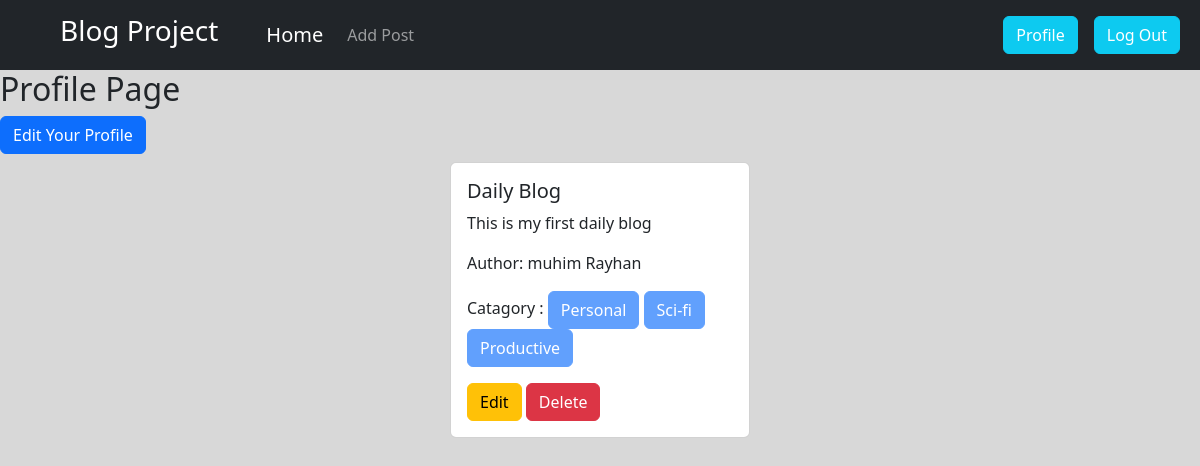
The page /author/profile/ (signed in) on the database its author committed.
### posts/models.py (models this page shows, shortened)
class posts_model(models.Model):
    title = models.CharField(max_length=50)
    content = models.TextField()
    catagory = models.ManyToManyField(catagories_model)
    author = models.ForeignKey(User,on_delete=models.CASCADE)

### catagories/models.py (models this page shows, shortened)
class catagories_model(models.Model):
    name = models.CharField(max_length=50)
    slug = models.SlugField(max_length=100, null=True, blank=True, unique=True)

### author/views.py (the view)
# urls.py: path("profile/",views.profile,name="profile"),
@login_required
def profile(request):
    data = posts_model.objects.filter(author = request.user)
    return render(request,"profile.html",{'data' : data})

### author/templates/profile.html (shortened to what this page needs)
{% extends 'base.html' %}
{% load crispy_forms_tags %}
{% block content %}
<h2>Profile Page</h2>
<a href="{% url 'edit_profile' %}" class="btn btn-primary">Edit Your Profile</a>
<div class="d-flex flex-wrap justify-content-center">
    {% for post in data %}
    <div class="card m-2 col-3">
        <div class="card-body">
          <h5 class="card-title">{{post.title}}</h5>
          <p class="card-text">{{post.content}}</p>
          <p class="card-text">Author: {{post.author.first_name}} {{post.author.last_name}}</p>
          <p class="card-text">Catagory :
            {% for cat in post.catagory.all %}
                <button class="btn btn-primary small" disabled> {{cat.name}}</button>
            {% endfor %}
          </p>
          <a href="{% url 'edit_post' post.id%}" class="btn btn-warning">Edit</a>
          <a href="{% url 'delete_post' post.id%}" class="btn btn-danger">Delete</a>
        </div>
    </div>
    {% endfor %}
</div>
{% endblock %}

### rows shown on the page
posts_model: title "Daily Blog", content "This is my first daily blog", author.first_name "muhim", author.last_name "Rayhan"
catagories_model: name "Personal"
catagories_model: name "Sci-fi"
catagories_model: name "Productive"
